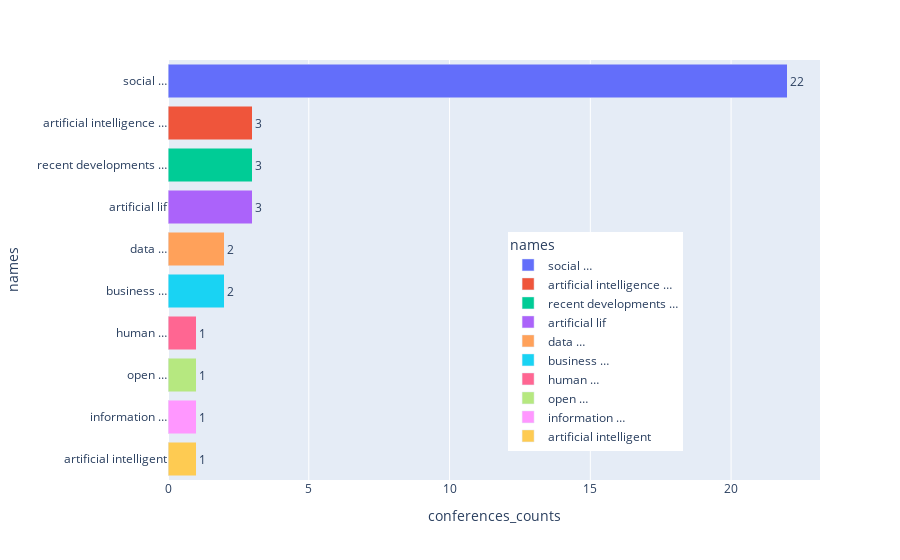

Notebook code cell kept with this figure:
### Code cell
# Top 10 conferences
fig = px.bar(df_conference[:10], x="conferences_counts", y="names", color="names",
            hover_data=['names'], barmode = 'stack',
            text ='conferences_counts')
fig.update_layout(title_text='', title_x=0.5, title_y=0.92,
    legend=dict(
    yanchor="top",
    y=0.59,
    xanchor="right",
    x=0.79
))
fig.update_layout(xaxis={'categoryorder':'total descending'})
fig.update_layout(uniformtext_minsize=8, uniformtext_mode='hide')
fig.update_traces(textposition='outside')
fig.show()

### Figure 1 — Plotly figure (JSON) as saved in the notebook; plotly's stock layout.template omitted (floating-point values rounded to 4 significant figures)
{"data": [{"alignmentgroup": "True", "hovertemplate": "names=%{y}<br>conferences_counts=%{text}<extra></extra>", "legendgroup": "social …", "marker": {"color": "#636efa", "pattern": {"shape": ""}}, "name": "social …", "offsetgroup": "social …", "orientation": "h", "showlegend": true, "text": [22], "textposition": "outside", "type": "bar", "x": [22], "xaxis": "x", "y": ["social …"], "yaxis": "y"}, {"alignmentgroup": "True", "hovertemplate": "names=%{y}<br>conferences_counts=%{text}<extra></extra>", "legendgroup": "artificial intelligence …", "marker": {"color": "#EF553B", "pattern": {"shape": ""}}, "name": "artificial intelligence …", "offsetgroup": "artificial intelligence …", "orientation": "h", "showlegend": true, "text": [3], "textposition": "outside", "type": "bar", "x": [3], "xaxis": "x", "y": ["artificial intelligence …"], "yaxis": "y"}, {"alignmentgroup": "True", "hovertemplate": "names=%{y}<br>conferences_counts=%{text}<extra></extra>", "legendgroup": "recent developments …", "marker": {"color": "#00cc96", "pattern": {"shape": ""}}, "name": "recent developments …", "offsetgroup": "recent developments …", "orientation": "h", "showlegend": true, "text": [3], "textposition": "outside", "type": "bar", "x": [3], "xaxis": "x", "y": ["recent developments …"], "yaxis": "y"}, {"alignmentgroup": "True", "hovertemplate": "names=%{y}<br>conferences_counts=%{text}<extra></extra>", "legendgroup": "artificial lif", "marker": {"color": "#ab63fa", "pattern": {"shape": ""}}, "name": "artificial lif", "offsetgroup": "artificial lif", "orientation": "h", "showlegend": true, "text": [3], "textposition": "outside", "type": "bar", "x": [3], "xaxis": "x", "y": ["artificial lif"], "yaxis": "y"}, {"alignmentgroup": "True", "hovertemplate": "names=%{y}<br>conferences_counts=%{text}<extra></extra>", "legendgroup": "data …", "marker": {"color": "#FFA15A", "pattern": {"shape": ""}}, "name": "data …", "offsetgroup": "data …", "orientation": "h", "showlegend": true, "text": [2], "textposition": "outside", "type": "bar", "x": [2], "xaxis": "x", "y": ["data …"], "yaxis": "y"}, {"alignmentgroup": "True", "hovertemplate": "names=%{y}<br>conferences_counts=%{text}<extra></extra>", "legendgroup": "business …", "marker": {"color": "#19d3f3", "pattern": {"shape": ""}}, "name": "business …", "offsetgroup": "business …", "orientation": "h", "showlegend": true, "text": [2], "textposition": "outside", "type": "bar", "x": [2], "xaxis": "x", "y": ["business …"], "yaxis": "y"}, {"alignmentgroup": "True", "hovertemplate": "names=%{y}<br>conferences_counts=%{text}<extra></extra>", "legendgroup": "human …", "marker": {"color": "#FF6692", "pattern": {"shape": ""}}, "name": "human …", "offsetgroup": "human …", "orientation": "h", "showlegend": true, "text": [1], "textposition": "outside", "type": "bar", "x": [1], "xaxis": "x", "y": ["human …"], "yaxis": "y"}, {"alignmentgroup": "True", "hovertemplate": "names=%{y}<br>conferences_counts=%{text}<extra></extra>", "legendgroup": "open …", "marker": {"color": "#B6E880", "pattern": {"shape": ""}}, "name": "open …", "offsetgroup": "open …", "orientation": "h", "showlegend": true, "text": [1], "textposition": "outside", "type": "bar", "x": [1], "xaxis": "x", "y": ["open …"], "yaxis": "y"}, {"alignmentgroup": "True", "hovertemplate": "names=%{y}<br>conferences_counts=%{text}<extra></extra>", "legendgroup": "information …", "marker": {"color": "#FF97FF", "pattern": {"shape": ""}}, "name": "information …", "offsetgroup": "information …", "orientation": "h", "showlegend": true, "text": [1], "textposition": "outside", "type": "bar", "x": [1], "xaxis": "x", "y": ["information …"], "yaxis": "y"}, {"alignmentgroup": "True", "hovertemplate": "names=%{y}<br>conferences_counts=%{text}<extra></extra>", "legendgroup": "artificial intelligent", "marker": {"color": "#FECB52", "pattern": {"shape": ""}}, "name": "artificial intelligent", "offsetgroup": "artificial intelligent", "orientation": "h", "showlegend": true, "text": [1], "textposition": "outside", "type": "bar", "x": [1], "xaxis": "x", "y": ["artificial intelligent"], "yaxis": "y"}], "layout": {"barmode": "stack", "legend": {"title": {"text": "names"}, "tracegroupgap": 0, "x": 0.79, "xanchor": "right", "y": 0.59, "yanchor": "top"}, "margin": {"t": 60}, "title": {"text": "", "x": 0.5, "y": 0.92}, "uniformtext": {"minsize": 8, "mode": "hide"}, "xaxis": {"anchor": "y", "categoryorder": "total descending", "domain": [0, 1], "title": {"text": "conferences_counts"}}, "yaxis": {"anchor": "x", "categoryarray": ["artificial intelligent", "information …", "open …", "human …", "business …", "data …", "artificial lif", "recent developments …", "artificial intelligence …", "social …"], "categoryorder": "array", "domain": [0, 1], "title": {"text": "names"}}}}
